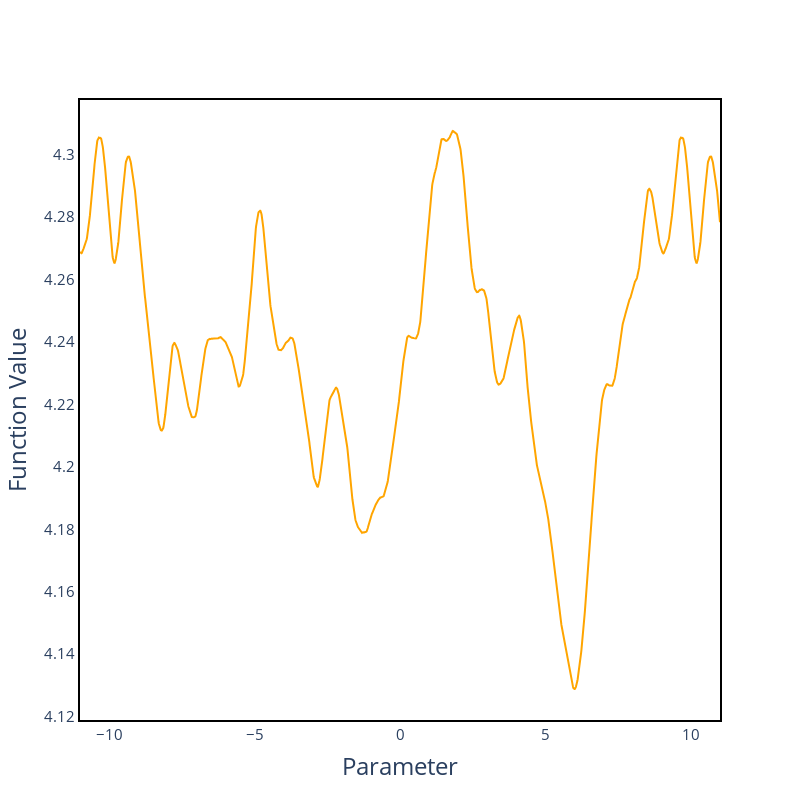

Notebook code cell kept with this figure:
### Code cell
# Shared parameters
seed = 22 # determines function
n_runs = 5000
max_iterations = 200
dim = 1
size = 1000

batchsize = 32
start = [-2.84]
lr = 1.0

bounds = 20
res = 0.01
dataset_params= {'seed': seed, 'dim':dim, 'size':size, 'bounds':bounds}
pointdata = PointDataset(**dataset_params)
model_params = {'start':start, 'bounds':bounds}
model = of.Hodgkinson(**model_params)
    
basin_bounds = (4.09, 7.1)

plot_landscape(bounds, res, model, pointdata)

### Figure 1 — Plotly figure (JSON) as saved in the notebook; plotly's stock layout.template omitted (floating-point values rounded to 4 significant figures; data arrays with more than 128 entries replaced by an {"elided": "..."} marker saying what was removed)
{"data": [{"line": {"color": "orange"}, "type": "scatter", "x": {"elided": "2200 float values"}, "y": {"elided": "2200 float values"}}], "layout": {"font": {"size": 20}, "height": 800, "plot_bgcolor": "rgba(0,0,0,0)", "showlegend": false, "width": 800, "xaxis": {"linecolor": "black", "linewidth": 2, "mirror": true, "showline": true, "tickfont": {"size": 15}, "title": {"text": "Parameter"}}, "yaxis": {"linecolor": "black", "linewidth": 2, "mirror": true, "showline": true, "tickfont": {"size": 15}, "title": {"text": "Function Value"}}}}
